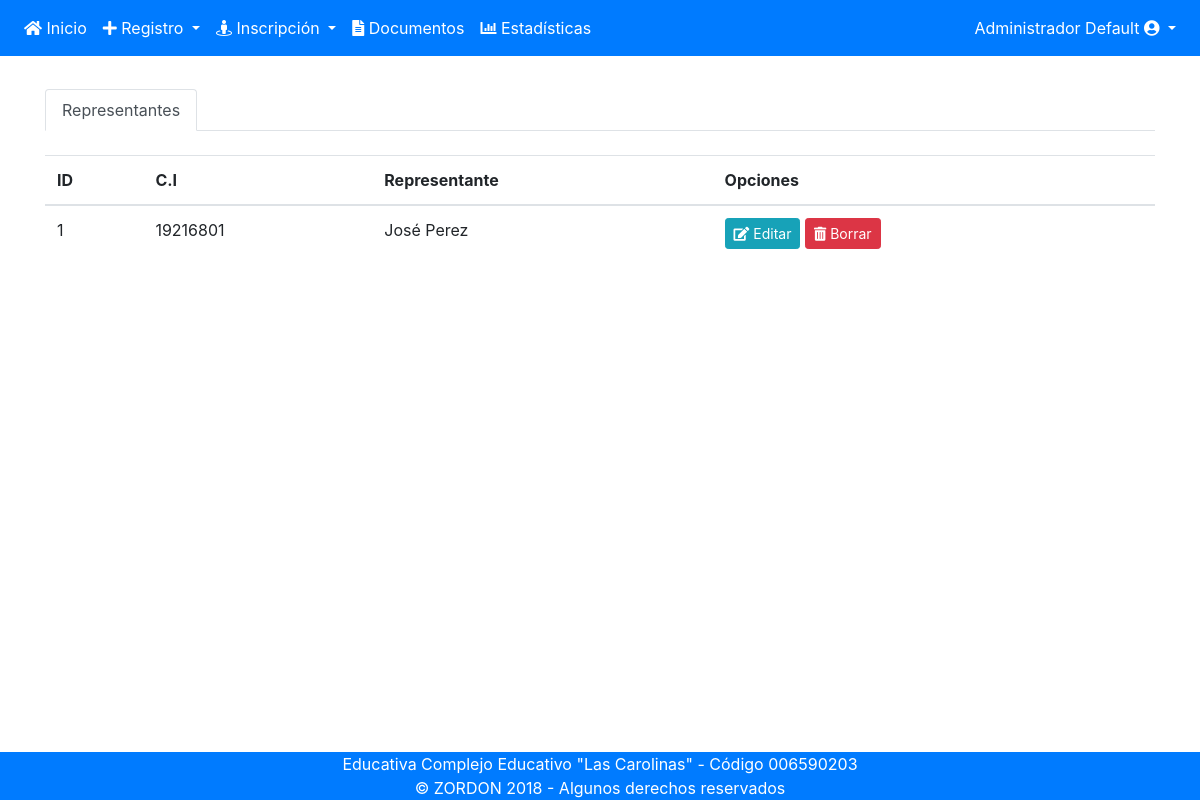
The page /listados_representantes.php (signed in) on the database its author committed.
### tables this page shows
CREATE TABLE `representantes` (
  `id` int(11) NOT NULL,
  `edocivil_id` int(11) DEFAULT NULL,
  `lug_nac` varchar(50) DEFAULT NULL,
  `profesion` varchar(30) DEFAULT NULL,
  `empresa` varchar(255) DEFAULT NULL,
  `lug_trab` varchar(50) DEFAULT NULL,
  `telf_emp` varchar(11) DEFAULT NULL,
  `telf_cel` varchar(11) DEFAULT NULL,
  `telf_hab` varchar(11) DEFAULT NULL,
  `correo` varchar(50) DEFAULT NULL,
  `parentesco_id` int(2) DEFAULT NULL,
  `legal` varchar(2) DEFAULT NULL,
  `persona_id` int(11) DEFAULT NULL,
  `dependencia_id` int(11) DEFAULT NULL
);

CREATE TABLE `personas` (
  `id` int(11) NOT NULL,
  `ci` varchar(15) NOT NULL,
  `nac_id` int(2) DEFAULT NULL,
  `fec_nac` date DEFAULT NULL,
  `pri_nom` varchar(15) NOT NULL,
  `seg_nom` varchar(15) DEFAULT NULL,
  `pri_ape` varchar(15) NOT NULL,
  `seg_ape` varchar(15) DEFAULT NULL,
  `pais_id` int(5) DEFAULT NULL
);

### listados_representantes.php (the view, shortened to what this page needs)
<?php
require_once 'includes/header.php';
require_once 'includes/nav.php';
?>
    <section class="container">
<br>
<ul class="nav nav-tabs" id="myTab" role="tablist">
  <li class="nav-item">
    <a class="nav-link active" id="home-tab" data-toggle="tab" href="#home" role="tab" aria-controls="home" aria-selected="true">Representantes</a>
  </li>
</ul>
<br>
<div class="tab-content" id="myTabContent">
  <div class="tab-pane fade show active" id="home" role="tabpanel" aria-labelledby="home-tab">
    <?php
        $SQL="SELECT * FROM representantes INNER JOIN personas ON representantes.persona_id=personas.id WHERE legal='Si'";
        $Ejec=mysqli_query($conexion,$SQL);
    ?>
    <table id="table_id" class="display table">
        <thead>
            <tr>
                <th>ID</th>
                <th>C.I</th>
                <th>Representante</th>
                <th>Opciones</th>
            </tr>
        </thead>
        <tbody>
        <?php
          $ii=0;
          while ($fila=mysqli_fetch_assoc($Ejec)) {
            extract($fila);
            $ii++;
          ?>
            <tr>
                <td><?php echo "$ii"; ?></td>
                <td><?php echo "$ci"; ?></td>
                <td><?php echo "$pri_nom $seg_nom $pri_ape $seg_ape"; ?></td>
                <td>
                    <a class="btn btn-info btn-sm" href="listados_representantes.php?editar=<?php echo $id; ?>">
                        <i class="fas fa-edit"></i> Editar
                    </a>
                    <a class="btn btn-danger btn-sm" href="listados_representantes.php?borrar=<?php echo $id; ?>">
                        <i class="fas fa-trash-alt"></i> Borrar
                    </a>
                </td>
            </tr>
        <?php } ?>
        </tbody>
    </table>
  </div>
</div>
    </section>
<?php require_once 'includes/footer.php'; ?>

### rows shown on the page
representantes: persona.ci "19216801", persona.pri_nom "José", persona.pri_ape "Perez"

### other values the page prints
$_SESSION['pri_nom'] "Administrador"
$_SESSION['pri_ape'] "Default"
